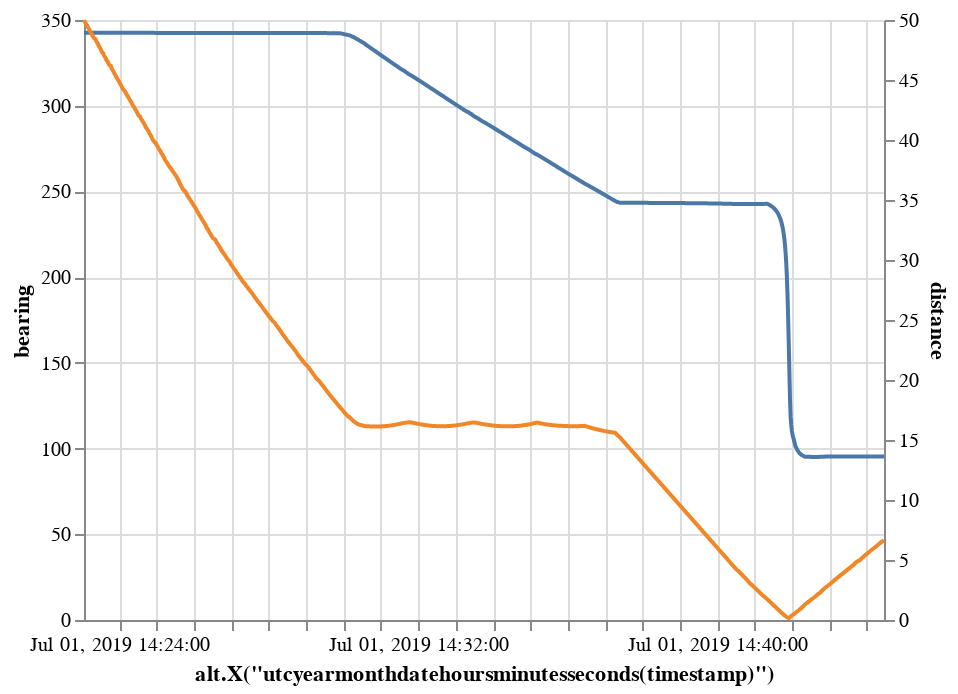

Write notebook code for a chart like this one.
### Code cell
from traffic.data import navaids

g = (
    f.resample("1s")
    .distance(navaid)
    .bearing(navaid)
    .query("distance < 50")
    .diff(["distance", "bearing"])
)
base = g.chart()

alt.layer(
    base.encode(alt.Y("bearing")),
    base.encode(alt.Y("distance")).mark_line(color="#f18727"),
).resolve_scale(y="independent")

### Figure 1 — Vega-Lite specification as saved in the notebook (floating-point values rounded to 4 significant figures; data arrays with more than 128 entries replaced by an {"elided": "..."} marker saying what was removed)
{"config": {"view": {"continuousWidth": 400, "continuousHeight": 300}}, "layer": [{"mark": "line", "encoding": {"x": {"type": "temporal", "field": "timestamp", "timeUnit": "utcyearmonthdatehoursminutesseconds", "title": "alt.X(\"utcyearmonthdatehoursminutesseconds(timestamp)\")"}, "y": {"type": "quantitative", "field": "bearing"}}}, {"mark": {"type": "line", "color": "#f18727"}, "encoding": {"x": {"type": "temporal", "field": "timestamp", "timeUnit": "utcyearmonthdatehoursminutesseconds", "title": "alt.X(\"utcyearmonthdatehoursminutesseconds(timestamp)\")"}, "y": {"type": "quantitative", "field": "distance"}}}], "data": {"name": "data-68952ea4b12a801b1c85be60efb57a53"}, "resolve": {"scale": {"y": "independent"}}, "$schema": "https://vega.github.io/schema/vega-lite/v4.8.1.json", "datasets": {"data-68952ea4b12a801b1c85be60efb57a53": {"elided": "1286 records"}}}
